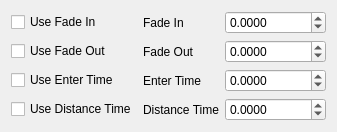
                 <widget class="QWidget" name="tab_5">
                  <attribute name="title">
                   <string>Fade</string>
                  </attribute>
                  <layout class="QGridLayout" name="gridLayout_28">
                   <item row="0" column="0">
                    <layout class="QGridLayout" name="gridLayout_27">
                     <item row="3" column="0">
                      <widget class="QCheckBox" name="fadeUseDistanceTime">
                       <property name="text">
                        <string>Use Distance Time</string>
                       </property>
                      </widget>
                     </item>
                     <item row="1" column="1">
                      <widget class="QLabel" name="label_96">
                       <property name="text">
                        <string>Fade Out</string>
                       </property>
                      </widget>
                     </item>
                     <item row="0" column="0">
                      <widget class="QCheckBox" name="fadeUseFadeIn">
                       <property name="text">
                        <string>Use Fade In</string>
                       </property>
                      </widget>
                     </item>
                     <item row="2" column="1">
                      <widget class="QLabel" name="label_97">
                       <property name="text">
                        <string>Enter Time</string>
                       </property>
                      </widget>
                     </item>
                     <item row="3" column="1">
                      <widget class="QLabel" name="label_98">
                       <property name="text">
                        <string>Distance Time</string>
                       </property>
                      </widget>
                     </item>
                     <item row="2" column="0">
                      <widget class="QCheckBox" name="fadeUseEnterTime">
                       <property name="text">
                        <string>Use Enter Time</string>
                       </property>
                      </widget>
                     </item>
                     <item row="0" column="1">
                      <widget class="QLabel" name="label_95">
                       <property name="text">
                        <string>Fade In</string>
                       </property>
                      </widget>
                     </item>
                     <item row="1" column="0">
                      <widget class="QCheckBox" name="fadeUseFadeOut">
                       <property name="text">
                        <string>Use Fade Out</string>
                       </property>
                      </widget>
                     </item>
                     <item row="1" column="2">
                      <widget class="QDoubleSpinBox" name="fadeOut">
                       <property name="sizePolicy">
                        <sizepolicy hsizetype="MinimumExpanding" vsizetype="Fixed">
                         <horstretch>0</horstretch>
                         <verstretch>0</verstretch>
                        </sizepolicy>
                       </property>
                       <property name="prefix">
                        <string/>
                       </property>
                       <property name="decimals">
                        <number>4</number>
                       </property>
                       <property name="minimum">
                        <double>-999999.999900000053458</double>
                       </property>
                       <property name="maximum">
                        <double>999999.999900000053458</double>
                       </property>
                      </widget>
                     </item>
                     <item row="0" column="2">
                      <widget class="QDoubleSpinBox" name="fadeIn">
                       <property name="sizePolicy">
                        <sizepolicy hsizetype="MinimumExpanding" vsizetype="Fixed">
                         <horstretch>0</horstretch>
                         <verstretch>0</verstretch>
                        </sizepolicy>
                       </property>
                       <property name="prefix">
                        <string/>
                       </property>
                       <property name="decimals">
                        <number>4</number>
                       </property>
                       <property name="minimum">
                        <double>-999999.999900000053458</double>
                       </property>
                       <property name="maximum">
                        <double>999999.999900000053458</double>
                       </property>
                      </widget>
                     </item>
                     <item row="2" column="2">
                      <widget class="QDoubleSpinBox" name="enterTime">
                       <property name="sizePolicy">
                        <sizepolicy hsizetype="MinimumExpanding" vsizetype="Fixed">
                         <horstretch>0</horstretch>
                         <verstretch>0</verstretch>
                        </sizepolicy>
                       </property>
                       <property name="prefix">
                        <string/>
                       </property>
                       <property name="decimals">
                        <number>4</number>
                       </property>
                       <property name="minimum">
                        <double>-999999.999900000053458</double>
                       </property>
                       <property name="maximum">
                        <double>999999.999900000053458</double>
                       </property>
                      </widget>
                     </item>
                     <item row="3" column="2">
                      <widget class="QDoubleSpinBox" name="distanceTime">
                       <property name="sizePolicy">
                        <sizepolicy hsizetype="MinimumExpanding" vsizetype="Fixed">
                         <horstretch>0</horstretch>
                         <verstretch>0</verstretch>
                        </sizepolicy>
                       </property>
                       <property name="prefix">
                        <string/>
                       </property>
                       <property name="decimals">
                        <number>4</number>
                       </property>
                       <property name="minimum">
                        <double>-999999.999900000053458</double>
                       </property>
                       <property name="maximum">
                        <double>999999.999900000053458</double>
                       </property>
                      </widget>
                     </item>
                    </layout>
                   </item>
                  </layout>
                 </widget>
